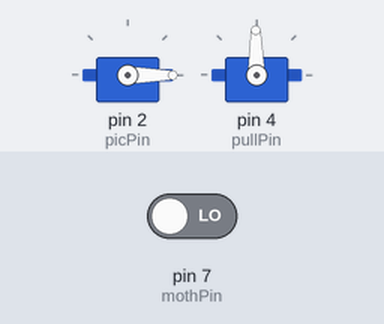
The sketch below on a simulated Arduino Uno, built with avr-gcc and run on an emulated ATmega328P. Shown: 2 × servo. The test bench sets the inputs (shaded band); at power-on: pin 7 (mothPin) LOW.

Above: at 1.2 s.
1.3 s: pin 7 (mothPin) driven HIGH
At 3.0 s:
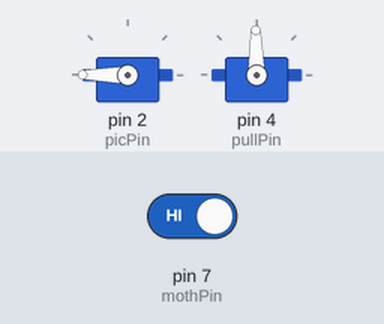
Timing chart, 0 to 4.5 s (numbered marks = the images above; inputs shaded):
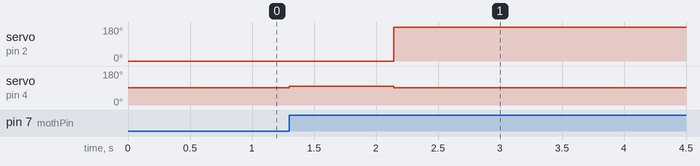

Measured:
- after the input at 1.3 s, servo on pin 2 (picPin): 0° → 180° after 0.84 s; servo on pin 4 (pullPin): 91° → 100° at once, → 91° 0.84 s later

The sketch:

mothmanFinal.ino
```cpp
#include <Servo.h>

//declare objects and variables
Servo picMotor, mothMotor;

//set all pins for necessary connections -- update before running
int picPin = 2; //flips autographed picture
int pullPin = 4; //pulley controller
int mothPin = 7; //button to activate lamp

//var to check for user input
int val = 0;
int constant = 91;
int left = 100;
int right = 50;

int xPos = 40;
int xMin = 0;
int xMax = xPos;
int xCorrect = 200;
int xOffset = 20;
bool crossed = false;
int frame = 40;

int distToCarina = 20;

//var of mothman's current state
//0 = resting, 1 = flying, 2 = landing
int mothMan = 0;
int pic = 0;
int autograph = 180;

//minimum sound level required to trigger sound sensor
int minSound = 16;

//other vars to check for different states
bool flying = false;

void setup() {
  // put your setup code here, to run once:
  picMotor.attach(picPin); //pin attached to autograph motor
  mothMotor.attach(pullPin); //pin attached to mothman
  picMotor.write(pic);
  //set pin modes
  pinMode(mothPin, INPUT);
}

void loop() {
  //check and update state
  if(mothMan == 0)
  {
    //mothman is resting -- check for moth signal
    if(digitalRead(mothPin) == HIGH)
    {
      //moth signal activated -- he begins his flight
      mothMan = 1;
    }
    mothMotor.write(constant);
  }
  else if(mothMan == 1)
  {
    //mothman is flying -- check for shout
    while(xPos > xMin && mothMan != 2)
    {
      xPos = xPos - 1;
      mothMotor.write(left);
      delay(frame);

      if(digitalRead(mothPin) == HIGH)
      {
        //sound got his attention -- he begins to land
        mothMan = 2;
      }
    }
    while(xPos < xMax && mothMan != 2)
    {
      xPos = xPos + 1;
      mothMotor.write(right);
      delay(frame);

      if(digitalRead(mothPin) == HIGH)
      {
        //sound got his attention -- he begins to land
        mothMan = 2;
      }
    }
    if(mothMan != 2)
    {
      mothMan = 0;
    }
  }
  else if(mothMan == 2) //mothman MUST be landing
  {
    //mothman is landing
    for(int i = 0; i < distToCarina; i++)
    {
      mothMotor.write(left);
      delay(frame);
    }
    picMotor.write(autograph);
    mothMan = 3;
  }
  else //mothman must be done
  {
    mothMotor.write(constant);
  }
}
```
